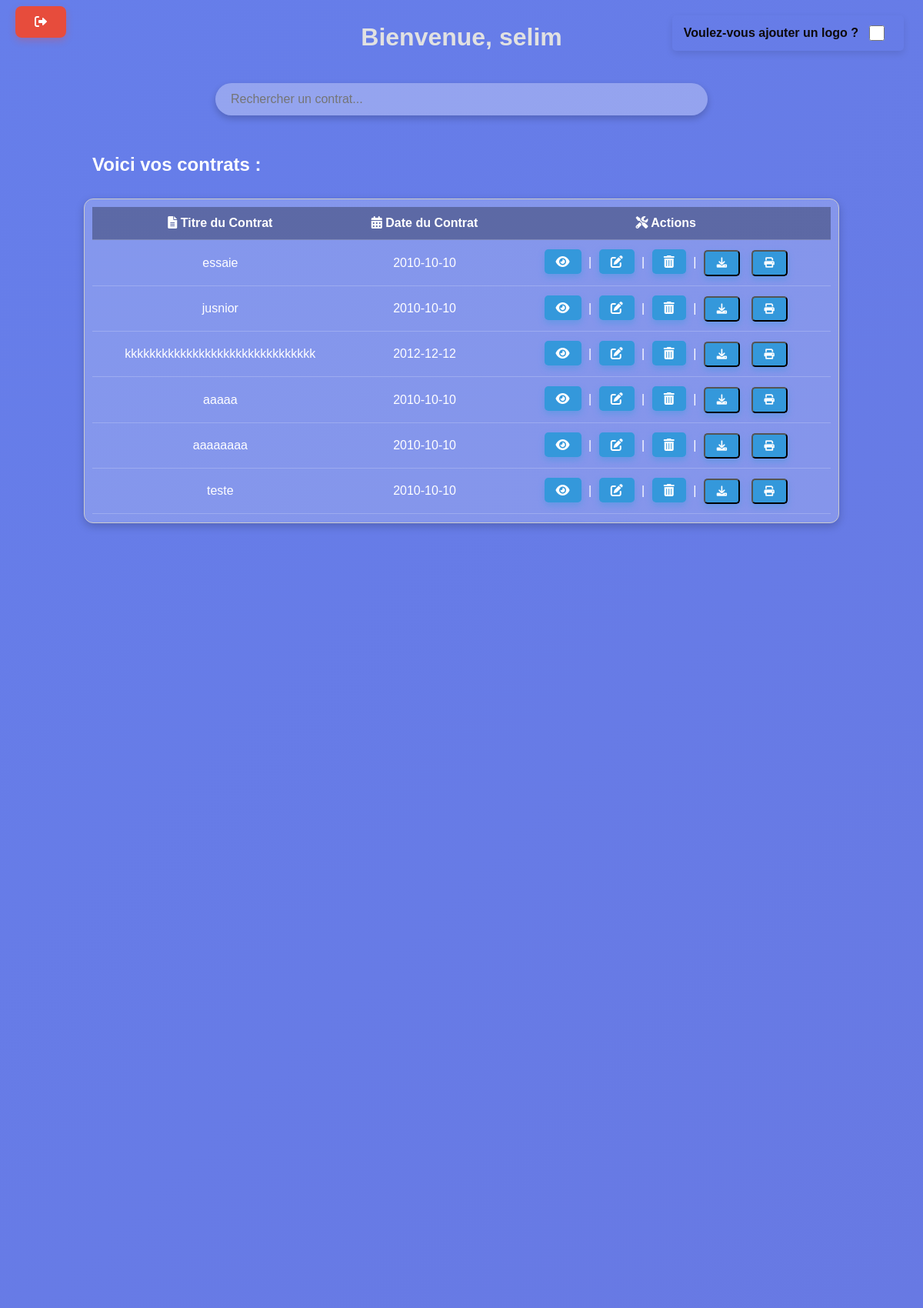
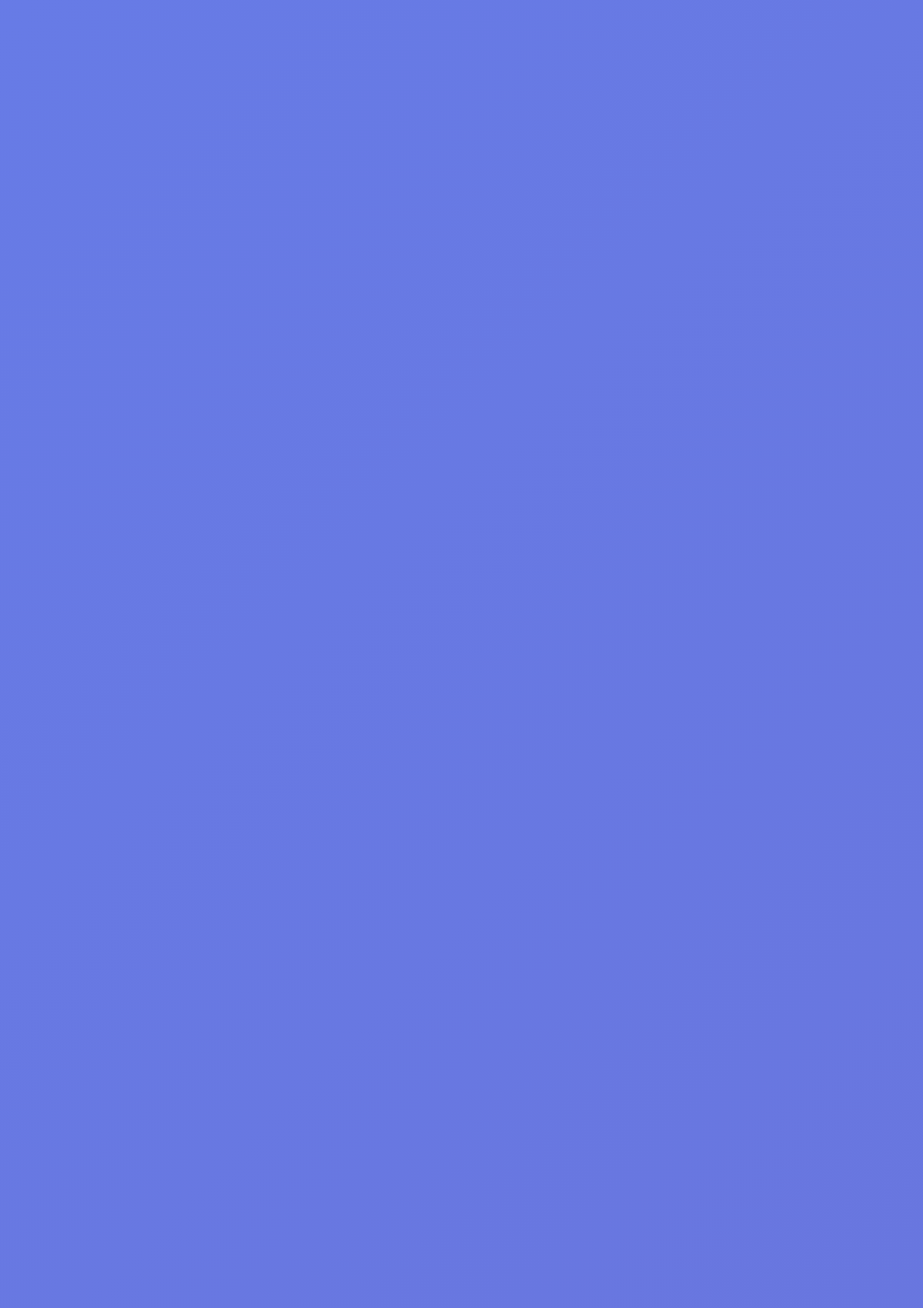
/gestion/gestion_contrats.php (signed in, upper part), run on the app's committed database (2 pictures, top to bottom).
### tables this page shows
CREATE TABLE `contrats` (
  `id` int(11) NOT NULL,
  `utilisateur_id` int(11) DEFAULT NULL,
  `type_contrat` varchar(100) DEFAULT NULL,
  `date_contrat` date DEFAULT NULL,
  `description` text DEFAULT NULL,
  `repartition` text DEFAULT NULL,
  `nomPartenariat` varchar(255) DEFAULT NULL,
  `adresse` varchar(255) DEFAULT NULL,
  `modalitesBancaires` text DEFAULT NULL,
  `gestionActivites` text DEFAULT NULL,
  `departPartenaire` text DEFAULT NULL,
  `nonConcurrence` varchar(255) DEFAULT NULL,
  `modificationAccord` varchar(255) DEFAULT NULL,
  `juridiction` varchar(255) DEFAULT NULL,
  `titre` varchar(255) NOT NULL
);

### gestion/gestion_contrats.php (the view, shortened to what this page needs)
<?php
include '../bdd/db.php';
$stmt = $pdo->prepare('SELECT * FROM contrats WHERE utilisateur_id = ?');
$stmt->execute([$_SESSION['user_id']]);
$contrats = $stmt->fetchAll();
?>
<!DOCTYPE html>
<html lang="fr">
<head>
    <link rel="stylesheet" href="../gestion/gestion_contrats.css">
    <link rel="stylesheet" href="https://cdnjs.cloudflare.com/ajax/libs/font-awesome/6.0.0-beta3/css/all.min.css">
</head>
<body>
    <h1 class="welcome-text">Bienvenue, <?php echo htmlspecialchars($_SESSION['user_prenom']); ?></h1>
    <div id="checkbox-container">
        <label for="add-logo-checkbox">Voulez-vous ajouter un logo ?</label>
        <input type="checkbox" id="add-logo-checkbox" onclick="toggleLogoOptions()">
    </div>
    <input type="text" id="searchBar" placeholder="Rechercher un contrat..." onkeyup="searchContract()">
    <h2>Voici vos contrats :</h2>
    <div class="table-container">
        <table>
            <thead>
                <tr>
                    <th><i class="fas fa-file-alt"></i> Titre du Contrat</th>
                    <th><i class="fas fa-calendar-alt"></i> Date du Contrat</th>
                    <th><i class="fas fa-tools"></i> Actions</th>
                </tr>
            </thead>
            <tbody>
                <?php foreach ($contrats as $contrat): ?>
                    <tr>
                        <td><?php echo htmlspecialchars($contrat['titre']); ?></td>
                        <td><?php echo htmlspecialchars($contrat['date_contrat']); ?></td>
                        <td>
                            <a class="fas fa-eye" href="../lire/lire_contrat.php?id=<?php echo $contrat['id']; ?>" title="Lire"></a> |
                            <a class="fas fa-edit" href="../modifier/modifier_contrat.php?id=<?php echo $contrat['id']; ?>" title="Modifier"></a> |
                            <a class="fas fa-trash-alt" href="../php_outils/supprimer_contrat.php?id=<?php echo $contrat['id']; ?>" onclick="return confirm('Êtes-vous sûr de vouloir supprimer ce contrat ?');" title="Supprimer"></a> |
                            <?php
                            $stmtPartenaires = $pdo->prepare('SELECT nom, contribution FROM partenaires WHERE contrat_id = ?');
                            $stmtPartenaires->execute([$contrat['id']]);
                            $partenaires = $stmtPartenaires->fetchAll(PDO::FETCH_ASSOC);
                            $partenaires_json = json_encode($partenaires, JSON_HEX_TAG | JSON_HEX_APOS | JSON_HEX_AMP | JSON_HEX_QUOT);
                            ?>
                            <button class="pdf-btn fas fa-download" onclick='generatePDF(
                                "<?php echo htmlspecialchars($contrat['titre']); ?>",
                                "<?php echo htmlspecialchars($contrat['date_contrat']); ?>",
                                "<?php echo htmlspecialchars($contrat['description']); ?>",
                                "<?php echo htmlspecialchars($contrat['nomPartenariat']); ?>",
                                "<?php echo htmlspecialchars($contrat['adresse']); ?>",
                                "<?php echo htmlspecialchars($contrat['modalitesBancaires']); ?>",
                                "<?php echo htmlspecialchars($contrat['gestionActivites']); ?>",
                                "<?php echo htmlspecialchars($contrat['departPartenaire']); ?>",
                                "<?php echo htmlspecialchars($contrat['nonConcurrence']); ?>",
                                "<?php echo htmlspecialchars($contrat['modificationAccord']); ?>",
                                "<?php echo htmlspecialchars($contrat['juridiction']); ?>",
                                <?php echo $partenaires_json; ?>
                            )' title="Télécharger"></button>
                            <button class='print-btn fas fa-print' onclick='printContract(<?php echo $contrat['id']; ?>)'></button>
                        </td>
                    </tr>
                <?php endforeach; ?>
            </tbody>
        </table>
    </div>
    <div class="logout">
        <a href="../login_pwd/logout.php">
            <i class="fas fa-sign-out-alt"></i>
        </a>
    </div>
</body>
</html>

### gestion/gestion_contrats.css (style rules this page uses)
body { font-family: 'Arial', sans-serif; margin: 0; padding: 0; min-height: 100vh; display: flex; flex-direction: column; align-items: center; background: linear-gradient(135deg, #667eea, #764ba2); background-size: 400% 400%; animation: gradientAnimation 1s ease infinite; overflow-y: auto; }
h1.welcome-text { color: #e1e1e1; margin-top: 30px; font-size: 32px; font-weight: bold; text-align: center; opacity: 0; animation: fadeInDown 1s ease forwards; animation-delay: 0.1s; }
h2 { color: #ffffff; font-size: 24px; margin: 30px 0; text-align: left; width: 80%; opacity: 0; animation: fadeInLeft 1s ease forwards 0.2s; }
.table-container { max-height: 400px; overflow-y: auto; border: 1px solid #ccc; padding: 10px; width: 80%; margin: 0 auto; box-shadow: 0 4px 12px rgba(0, 0, 0, 0.2); background: rgba(255, 255, 255, 0.2); border-radius: 12px; opacity: 0; animation: fadeInUp 1s ease forwards 0.3s; }
table { width: 100%; border-collapse: collapse; }
th, td { padding: 12px; text-align: center; border-bottom: 1px solid rgba(255, 255, 255, 0.2); }
th { background-color: rgba(0, 0, 0, 0.3); color: #ffffff; font-weight: bold; }
td { color: #ffffff; }
td a, td .pdf-btn, td .print-btn { color: white; text-decoration: none; padding: 8px 15px; margin: 0 5px; border-radius: 5px; font-weight: bold; transition: background-color 0.2s ease, box-shadow 0.2s ease; background-color: #3498db; box-shadow: 0 4px 8px rgba(52, 152, 219, 0.4); }
.print-btn { background-color: #2ecc71; color: white; text-decoration: none; padding: 8px 15px; margin: 0 5px; border-radius: 5px; font-weight: bold; transition: background-color 0.2s ease, box-shadow 0.2s ease; box-shadow: 0 4px 8px rgba(46, 204, 113, 0.4); }
.logout { position: absolute; top: 20px; left: 20px; }
.logout a { background-color: #e74c3c; color: white; padding: 12px 25px; text-decoration: none; border-radius: 8px; font-size: 16px; font-weight: bold; transition: background-color 0.2s ease, box-shadow 0.2s ease; box-shadow: 0 4px 10px rgba(231, 76, 60, 0.3); opacity: 0; animation: fadeInLeft 1s ease forwards 0.2s; }
#searchBar { width: 50%; padding: 12px 20px; margin: 20px auto; display: block; border: none; border-radius: 25px; font-size: 16px; background-color: rgba(255, 255, 255, 0.3); color: #fff; box-shadow: 0 4px 10px rgba(0, 0, 0, 0.2); outline: none; transition: background-color 0.3s ease, box-shadow 0.3s ease, transform 0.3s ease; }
#searchBar { opacity: 0; animation: fadeInSearchBar 1s ease forwards 0.3s; }
#checkbox-container { position: fixed; top: 20px; right: 25px; z-index: 1000; display: flex; align-items: center; background-color: rgba(255, 255, 255, 0); padding: 10px 15px; border-radius: 5px; box-shadow: 0 4px 10px rgba(0, 0, 0, 0.1); transition: all 0.3s ease; }
label[for="add-logo-checkbox"] { font-size: 16px; color: #0d0a0a; font-weight: 600; margin-right: 10px; }
#add-logo-checkbox { width: 20px; height: 20px; margin-right: 10px; cursor: pointer; accent-color: #3498db; }

### data on the page
contrats: titre "essaie", date_contrat "2010-10-10"
contrats: titre "jusnior", date_contrat "2010-10-10"
contrats: titre "kkkkkkkkkkkkkkkkkkkkkkkkkkkkkkk", date_contrat "2012-12-12"
contrats: titre "aaaaa", date_contrat "2010-10-10"
contrats: titre "aaaaaaaa", date_contrat "2010-10-10"
contrats: titre "teste", date_contrat "2010-10-10"

### other printed values
$_SESSION['user_prenom'] "selim"
